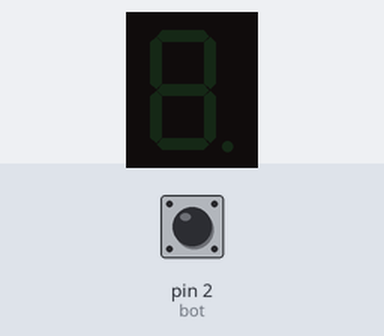
Bench run of a sketch on a simulated Arduino Uno, built with avr-gcc and run on an emulated ATmega328P. Parts: 1-digit seven-segment display. Wiring (inferred from the names in the program): 1-digit 7-segment display, segments lit when HIGH: segments pin 3, pin 4, pin 5, pin 6, pin 7, pin 8, pin 9. The inputs (shaded band) are chosen by the test bench; at power-on: pin 2 (bot) LOW. The segment pins are drawn as the display they are named for.

Above: at 1.2 s.
1.3 s: pin 2 (bot) pulled HIGH for 0.15 s
At 2.1 s:
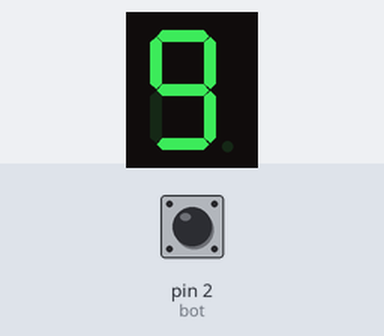
2.9 s: pin 2 (bot) pulled HIGH for 1 s
At 4.6 s:
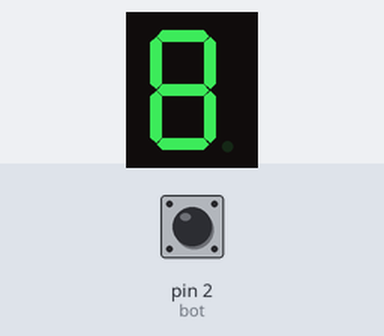
5.4 s: pin 2 (bot) pulled HIGH for 0.15 s
At 6.5 s:
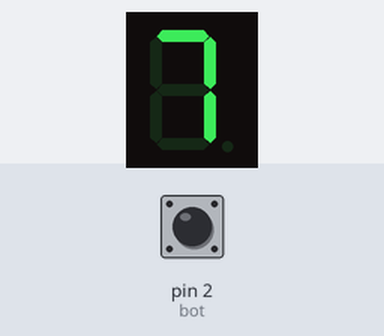
7.0 s: pin 2 (bot) pulled HIGH for 3.2 s
At 10.6 s:
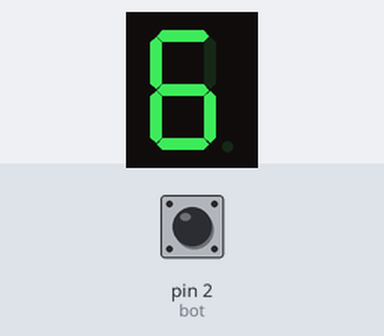
11.7 s: pin 2 (bot) pulled HIGH for 0.15 s
At 12.4 s:
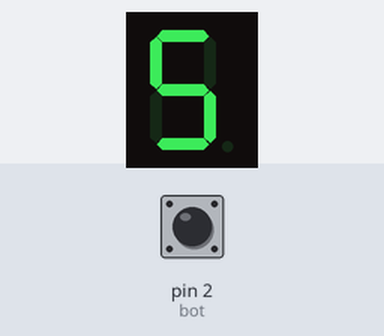
13.3 s: pin 2 (bot) pulled HIGH for 1 s
At 14.9 s:
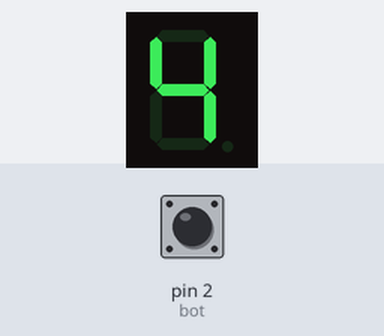
Timing chart, 0 to 16.4 s (numbered marks = the images above; inputs shaded):
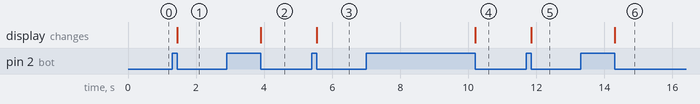

Measured:
- after the input at 1.3 s, the display: changes after 0.15 s (image 1)
- after the input at 2.9 s, the display: changes after 1.0 s (image 2)
- after the input at 5.4 s, the display: changes after 0.15 s (image 3)
- after the input at 7.0 s, the display: changes after 3.2 s (image 4)
- after the input at 11.7 s, the display: changes after 0.15 s (image 5)
- after the input at 13.3 s, the display: changes after 1.0 s (image 6)

The sketch:

Ex02.ino
```cpp
int seg_a = 3;
int seg_b = 4;
int seg_c = 5;
int seg_d = 6;
int seg_e = 7;
int seg_f = 8;
int seg_g = 9;
int bot = 2;
bool test = 0;

void setup() {
  pinMode(seg_a, OUTPUT);
  pinMode(seg_b, OUTPUT);
  pinMode(seg_c, OUTPUT);
  pinMode(seg_d, OUTPUT);
  pinMode(seg_e, OUTPUT);
  pinMode(seg_f, OUTPUT);
  pinMode(seg_g, OUTPUT);
}

void loop() {

    for(int i = 9; i >= 0; i--) {
        while(true) {
            if (digitalRead(bot) == 1) {
            test = 1;
            }
            if (digitalRead(bot) == 0 && test == 1) {
                break;
            }
        }
        switch (i) {
        case 0:
            digitalWrite(seg_a, HIGH);
            digitalWrite(seg_b, HIGH);
            digitalWrite(seg_c, HIGH);
            digitalWrite(seg_d, HIGH);
            digitalWrite(seg_e, HIGH);
            digitalWrite(seg_f, HIGH);
            digitalWrite(seg_g, LOW);
            break;

        case 1:
            digitalWrite(seg_a, LOW);
            digitalWrite(seg_b, HIGH);
            digitalWrite(seg_c, HIGH);
            digitalWrite(seg_d, LOW);
            digitalWrite(seg_e, LOW);
            digitalWrite(seg_f, LOW);
            digitalWrite(seg_g, LOW);
            break;

        case 2:
            digitalWrite(seg_a, HIGH);
            digitalWrite(seg_b, HIGH);
            digitalWrite(seg_c, LOW);
            digitalWrite(seg_d, HIGH);
            digitalWrite(seg_e, HIGH);
            digitalWrite(seg_f, LOW);
            digitalWrite(seg_g, HIGH);
            break;

        case 3:
            digitalWrite(seg_a, HIGH);
            digitalWrite(seg_b, HIGH);
            digitalWrite(seg_c, HIGH);
            digitalWrite(seg_d, HIGH);
            digitalWrite(seg_e, LOW);
            digitalWrite(seg_f, LOW);
            digitalWrite(seg_g, HIGH);
            break;

        case 4:
            digitalWrite(seg_a, LOW);
            digitalWrite(seg_b, HIGH);
            digitalWrite(seg_c, HIGH);
            digitalWrite(seg_d, LOW);
            digitalWrite(seg_e, LOW);
            digitalWrite(seg_f, HIGH);
            digitalWrite(seg_g, HIGH);
            break;

        case 5:
            digitalWrite(seg_a, HIGH);
            digitalWrite(seg_b, LOW);
            digitalWrite(seg_c, HIGH);
            digitalWrite(seg_d, HIGH);
            digitalWrite(seg_e, LOW);
            digitalWrite(seg_f, HIGH);
            digitalWrite(seg_g, HIGH);
            break;

        case 6:
            digitalWrite(seg_a, HIGH);
            digitalWrite(seg_b, LOW);
            digitalWrite(seg_c, HIGH);
            digitalWrite(seg_d, HIGH);
            digitalWrite(seg_e, HIGH);
            digitalWrite(seg_f, HIGH);
            digitalWrite(seg_g, HIGH);
            break;

        case 7:
            digitalWrite(seg_a, HIGH);
            digitalWrite(seg_b, HIGH);
            digitalWrite(seg_c, HIGH);
            digitalWrite(seg_d, LOW);
            digitalWrite(seg_e, LOW);
            digitalWrite(seg_f, LOW);
            digitalWrite(seg_g, LOW);
            break;

        case 8:
            digitalWrite(seg_a, HIGH);
            digitalWrite(seg_b, HIGH);
            digitalWrite(seg_c, HIGH);
            digitalWrite(seg_d, HIGH);
            digitalWrite(seg_e, HIGH);
            digitalWrite(seg_f, HIGH);
            digitalWrite(seg_g, HIGH);
            break;

        case 9:
            digitalWrite(seg_a, HIGH);
            digitalWrite(seg_b, HIGH);
            digitalWrite(seg_c, HIGH);
            digitalWrite(seg_d, HIGH);
            digitalWrite(seg_e, LOW);
            digitalWrite(seg_f, HIGH);
            digitalWrite(seg_g, HIGH);
            break;
        }
        test = 0;
    }
}
```
